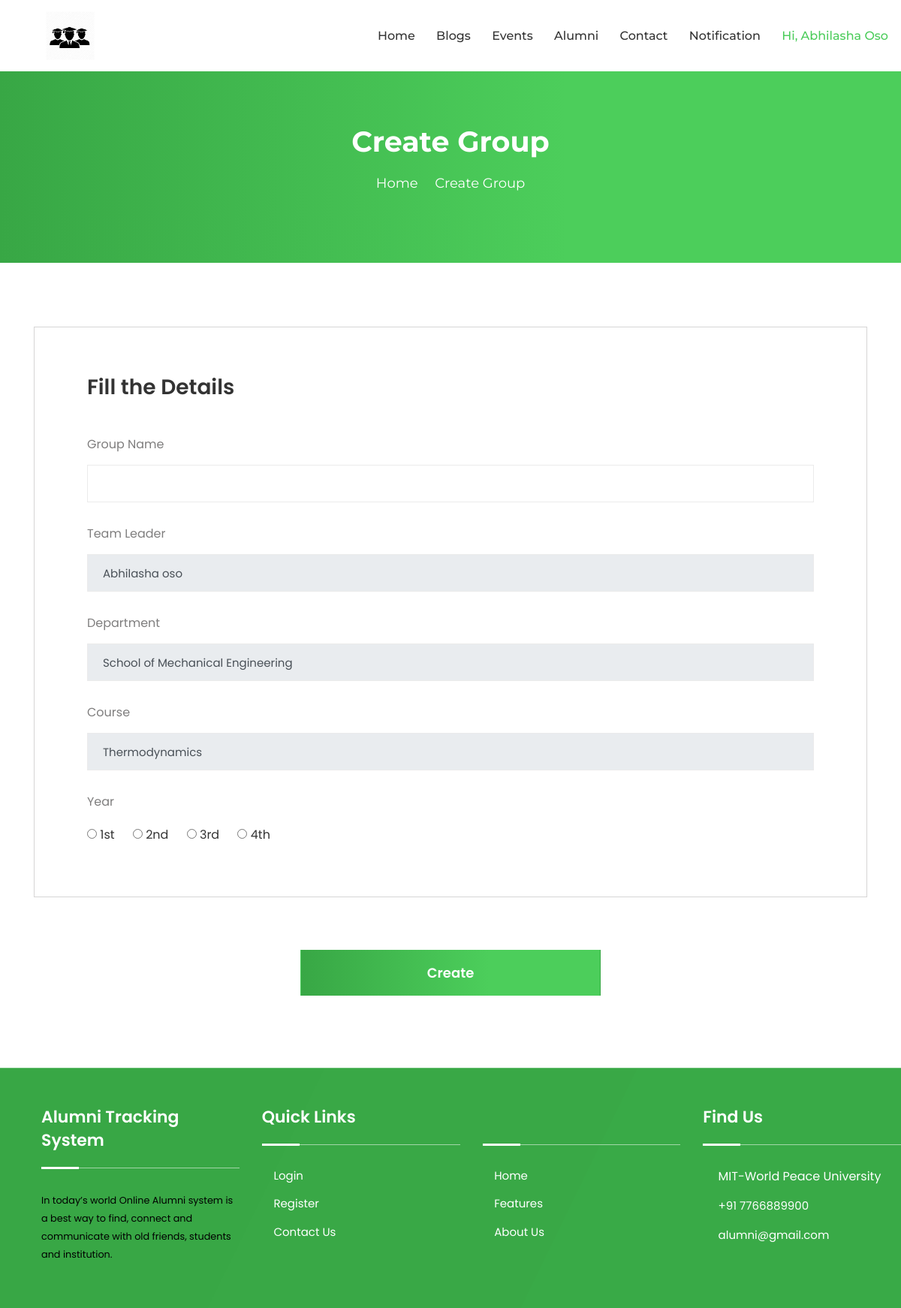
Page /group_create.php (signed in) on the committed database.
### tables this page shows
CREATE TABLE `tblregister` (
  `Uid` int(11) NOT NULL,
  `PrnEmpno` int(11) NOT NULL,
  `Fname` varchar(100) NOT NULL,
  `Lname` varchar(100) NOT NULL,
  `Email` varchar(100) NOT NULL,
  `Password` varchar(100) NOT NULL,
  `Gender` varchar(100) NOT NULL,
  `Dob` date NOT NULL,
  `Phone` bigint(20) NOT NULL,
  `Usertype` varchar(100) NOT NULL,
  `JoinYear` year(4) NOT NULL,
  `PassYear` year(4) NOT NULL,
  `Cousreid` int(11) DEFAULT NULL,
  `Deptid` int(11) DEFAULT NULL,
  `Desigid` int(11) DEFAULT NULL,
  `About` text DEFAULT NULL,
  `IsActive` tinyint(7) NOT NULL,
  `ProfilePic` varchar(100) DEFAULT NULL
);

CREATE TABLE `tbldepartment` (
  `Deptid` int(11) NOT NULL,
  `DeptName` varchar(100) NOT NULL
);

CREATE TABLE `tblcourse` (
  `Courseid` int(11) NOT NULL,
  `CourseName` varchar(100) NOT NULL,
  `Deptid` int(11) NOT NULL
);

### group_create.php (the view, shortened to what this page needs)
<!DOCTYPE html>
<html lang="zxx">
    <head>
    <?php include_once('cssLinks.php');?>
    </head>
    <body>
        <?php include_once('headerStudent.php');?>
        <div class="page-title-area" style= "height:350px;">
            <div class="d-table">
                <div class="d-table-cell">
                    <div class="container">
                        <div class="page-title-text">
                            <h2>Create Group</h2>
                            <ul>
                                <li>
                                    <a href="homepage.html">Home</a>
                                </li>
                                <li>
                                    <i class="icofont-simple-right"></i>
                                </li>
                                <li>Create Group</li>
                            </ul>
                        </div>
                    </div>
                </div>
            </div>
        </div>
        <div class="post-job-area pt-100" style="padding-bottom: 10px; padding-top: 85px;">
            <div class="container">
                <form class="form-group" method="post" action="" enctype="multipart/form-data" name="myform">
                    <div class="create-information post-job-item">
                        <h3>Fill the Details</h3>
                        <div class="row">
                            <div class="col-lg-12">
                                <div class="form-group">
                                    <label>Group Name</label>
                                    <input type="text" name="Grp_name" class="form-control" placeholder="">
                                </div>
                            </div>
                            <div class="col-lg-12">
                                <div class="form-group">
                                    <label>Team Leader</label>
                                    <?php
                                        $selleader="SELECT * FROM tblregister WHERE Uid='".$_SESSION['UserID']."' ";
                                        $result=mysqli_query($con,$selleader) or die(mysqli_error($con));
                                        $row=mysqli_fetch_array($result);
                                        if(mysqli_num_rows($result)==1)
                                        {
                                    ?>
                                            <input type="text" name="Grp_name" value="<?php echo $row['Fname']." ".$row['Lname']; ?>" class="form-control" disabled>
                                    <?php
                                        }
                                    ?>
                                </div>
                            </div>
                            <div class="col-lg-12">
                                <div class="form-group">
                                    <label>Department</label> <br>
                                    <?php
                                        $seldept="SELECT * FROM tblregister WHERE Uid='".$_SESSION['UserID']."' ";
                                        $result=mysqli_query($con,$seldept) or die(mysqli_error($con));
                                        $row=mysqli_fetch_array($result);
                                        if(mysqli_num_rows($result)==1)
                                        {
                                            $seldeptname="SELECT * FROM tbldepartment WHERE Deptid='".$row['Deptid']."' ";
                                            $resultname=mysqli_query($con,$seldeptname) or die(mysqli_error($con));
                                            $rowname=mysqli_fetch_array($resultname);
                                            if(mysqli_num_rows($resultname)==1)
                                            {
                                    ?>
                                                <input type="text" name="dname" class="form-control"  value="<?php echo $rowname['DeptName'];?>" disabled readonly>
                                    <?php
                                            }
                                    ?>
                                    <?php
                                        }
                                    ?>
                                </div>
                            </div>
                            <div class="col-lg-12">
                                <div class="form-group">
                                    <label>Course</label> <br>
                                    <?php
                                        $selcourse="SELECT * FROM tblregister WHERE Uid='".$_SESSION['UserID']."' ";
                                        $result=mysqli_query($con,$selcourse) or die(mysqli_error($con));
                                        $row=mysqli_fetch_array($result);
                                        if(mysqli_num_rows($result)==1)
                                        {
                                            $selcoursename="SELECT * FROM tblcourse WHERE Courseid='".$row['Cousreid']."' ";
                                            $resultname=mysqli_query($con,$selcoursename) or die(mysqli_error($con));
                                            $rowname=mysqli_fetch_array($resultname);
                                            if(mysqli_num_rows($resultname)==1)
                                            {
                                    ?>
                                                <input type="text" name="cname" class="form-control" value="<?php echo $rowname['CourseName'];?>" disabled readonly>
                                    <?php
                                            }
                                    ?>
                                    <?php
                                        }
                                    ?>
                                </div>
                            </div>
                            <div class="col-lg-12">
                                <div class="form-group">
                                    <div class="gender-area">
                                        <span>Year</span>
                                        <input type="radio" name="year" id="first" value="1">
                                        <label for="first">1st</label>
                                        <input type="radio" name="year" id="second" value="2">
                                        <label for="second">2nd</label>
                                        <input type="radio" name="year" id="third" value="3">
                                        <label for="third">3rd</label>
                                        <input type="radio" name="year" id="fourth" value="4">
                                        <label for="fourth">4th</label>
                                    </div>
                                </div>
                            </div>
                        </div>
                    </div>
                    <div class="text-center">
                        <button type="submit" name="submit" onclick=" return validate();" class="btn create-ac-btn" style="width:400px;">Create</button>
                    </div>
                </form>
            </div>
        </div>
       <?php include_once('footer.php');?>
    </body>
</html>

### assets/css/meanmenu.css (style rules this page uses)
body { font-family: "Oswald", sans-serif; padding: 0; margin: 0; font-size: 15px; background-color: #f1f1f1; }

### rows in the picture
tblregister: Grp_name "Abhilasha oso"
tbldepartment: dname "School of Mechanical Engineering"
tblcourse: cname "Thermodynamics"

### other values in the picture
$_SESSION['Firstname'] "Abhilasha"
$_SESSION['Lastname'] "Oso"
